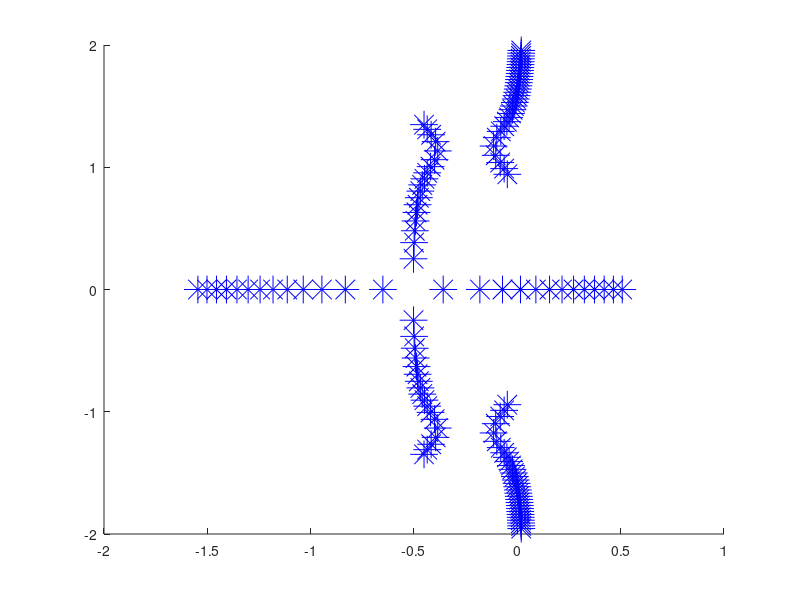

The MATLAB source for this figure:
%%%%Let's do the second order spring mass damper
figure()
hold on
for kd = 0:0.1:3
    %kd = 2
    kd 
    kp = 0.8*((2-kd)*(kd+1)-1)
    D = [1 1 3 kd+1 kp+1]
    r = roots(D)
    plot(real(r),imag(r),'b*','MarkerSize',20)
    pause
end

return


%%%%Let's do the chapter 6 example
figure()
hold on
for kp = 0:0.1:9
    kp
    D = [1 3 2 kp];
    r = roots(D)
    plot(real(r),imag(r),'b*','MarkerSize',20)
   pause
end
